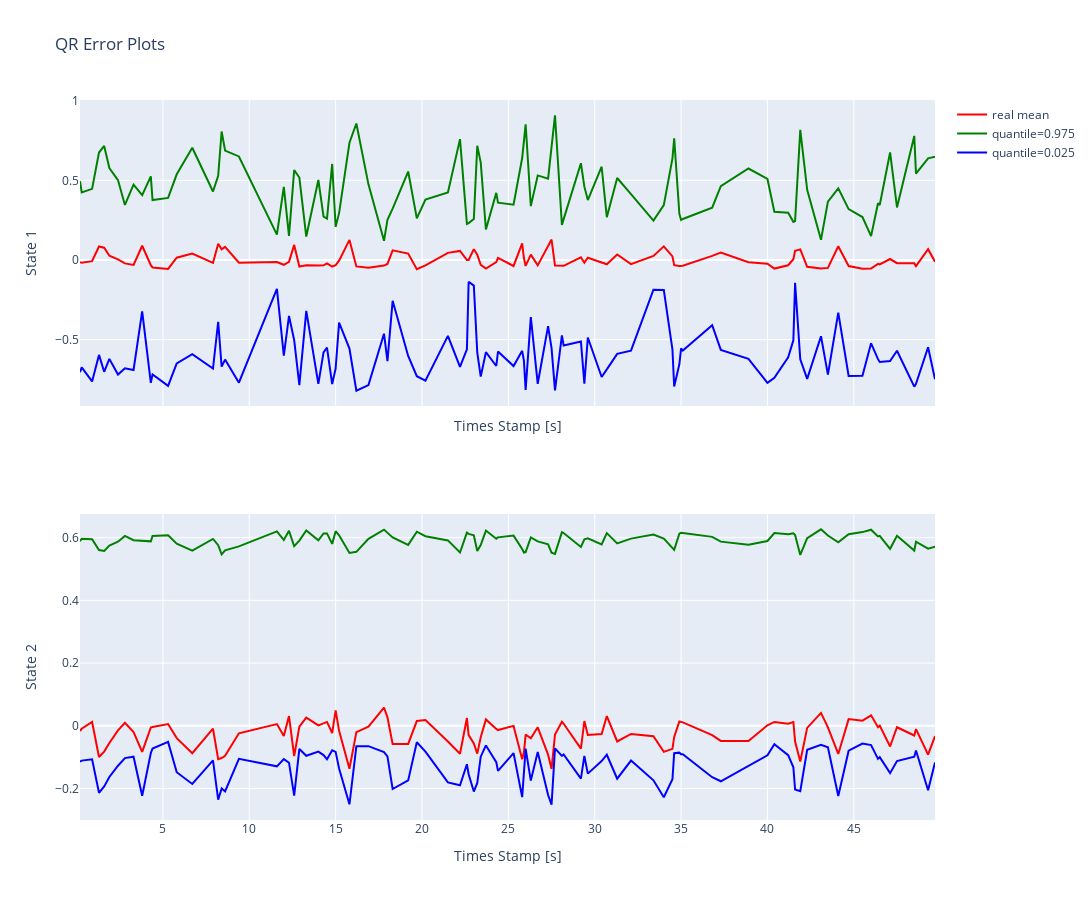

The notebook cell this image was saved under:
### Markdown cell above
This section visualises the quantile regression on the calibration data which the regressors has yet not seen.

### Code cell
dm.cqr_plot_qr_error()
